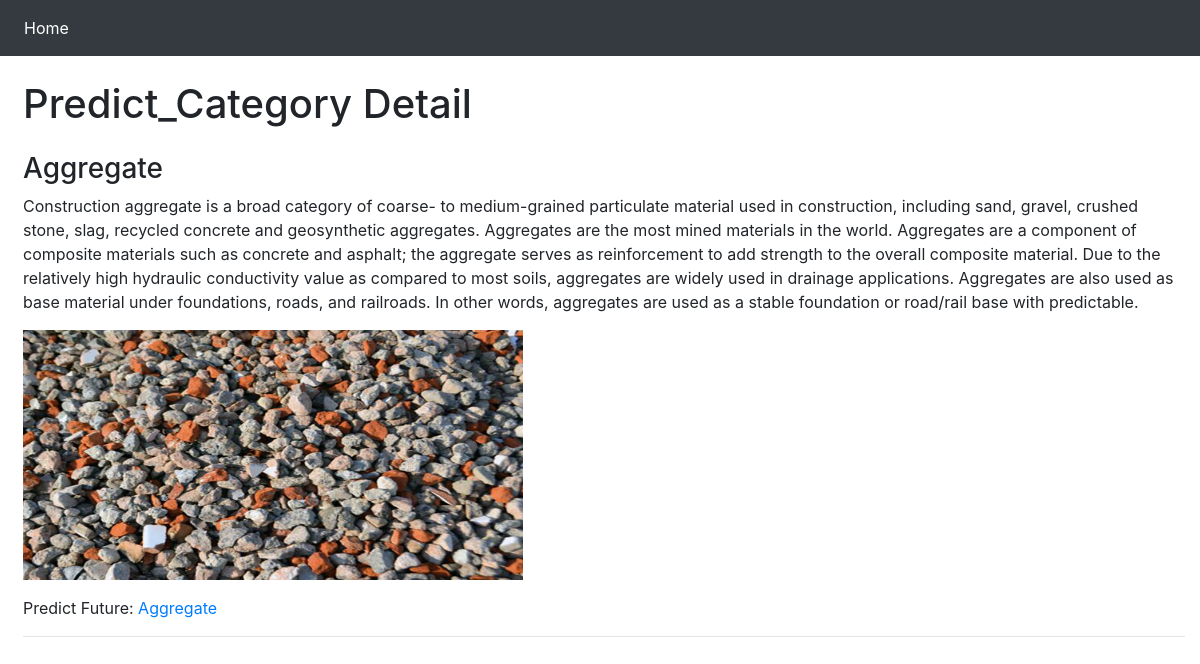
/products/6, run on the app's committed database.
### app.py (models this page shows, shortened)
class Products(db.Model):
    id = db.Column(db.Integer, primary_key=True)
    title = db.Column(db.String(100))
    text = db.Column(db.Text)
    image = db.Column(db.String(255))

### app.py (the view)
@app.route("/products/<id>", methods=["GET", "DELETE"])
def query_products(id):
    if request.method == "GET":
        products = Products.query.filter_by(id=id).first_or_404()
        return rt("query_products.html", products=products)
    else:
        products = Products.query.filter_by(id=id).delete()
        db.session.commit()
        return "", 204

### myapp/templates/query_products.html (shortened to what this page needs)
<!DOCTYPE html>
<html lang="en">
  <head>
    <link rel="stylesheet" href="https://cdn.jsdelivr.net/npm/bootstrap@4.6.2/dist/css/bootstrap.min.css">
  </head>
  <body>
    <nav class="navbar navbar-expand-lg navbar-dark bg-dark">
      <div class="collapse navbar-collapse" id="navbarSupportedContent">
        <ul class="navbar-nav mr-auto">
          <li class="nav-item active">
            {% if session['isadmin'] %}
            <a class="nav-link" href="/products">Back</a>
            {% else %}
            <a class="nav-link" href="/home/1">Home</a>
            {% endif %}
          </li>
        </ul>
      </div>
    </nav>
    <div class="container-fluid">
      <h1 class="mt-4 ml-2">Predict_Category Detail</h1>
      <div class="mt-4 ml-2">
        <h3>{{products.title}}</h3>
        <p>{{products.text}}</p>
        <figure>
          <img src="{{ url_for('static', filename='images/' + products.image) }}" class="img-fluid" style="height:250px;width:500px;">
        </figure>
        <span>Predict Future:</span>
        <a href="/plot_demand/{{products.title}}"> {{products.title}} </a>
        <hr/>
      </div>
    </div>
  </body>
</html>

### data on the page
Products: title "Aggregate", text "Construction aggregate is a broad category of coarse- to medium-grained particulate material used in construction, including sand, gravel, crushed stone, slag, recycled concrete and geosynthetic aggregates. Aggregates are the most mined materials in the world. Aggregates are a component of composite materials such as concrete and asphalt; the aggregate serves as reinforcement to add strength to the overall composite material. Due to the relatively high hydraulic conductivity value as compared to most soils, aggregates are widely used in drainage applications. Aggregates are also used as base material under foundations, roads, and railroads. In other words, aggregates are used as a stable…", image (picture)
